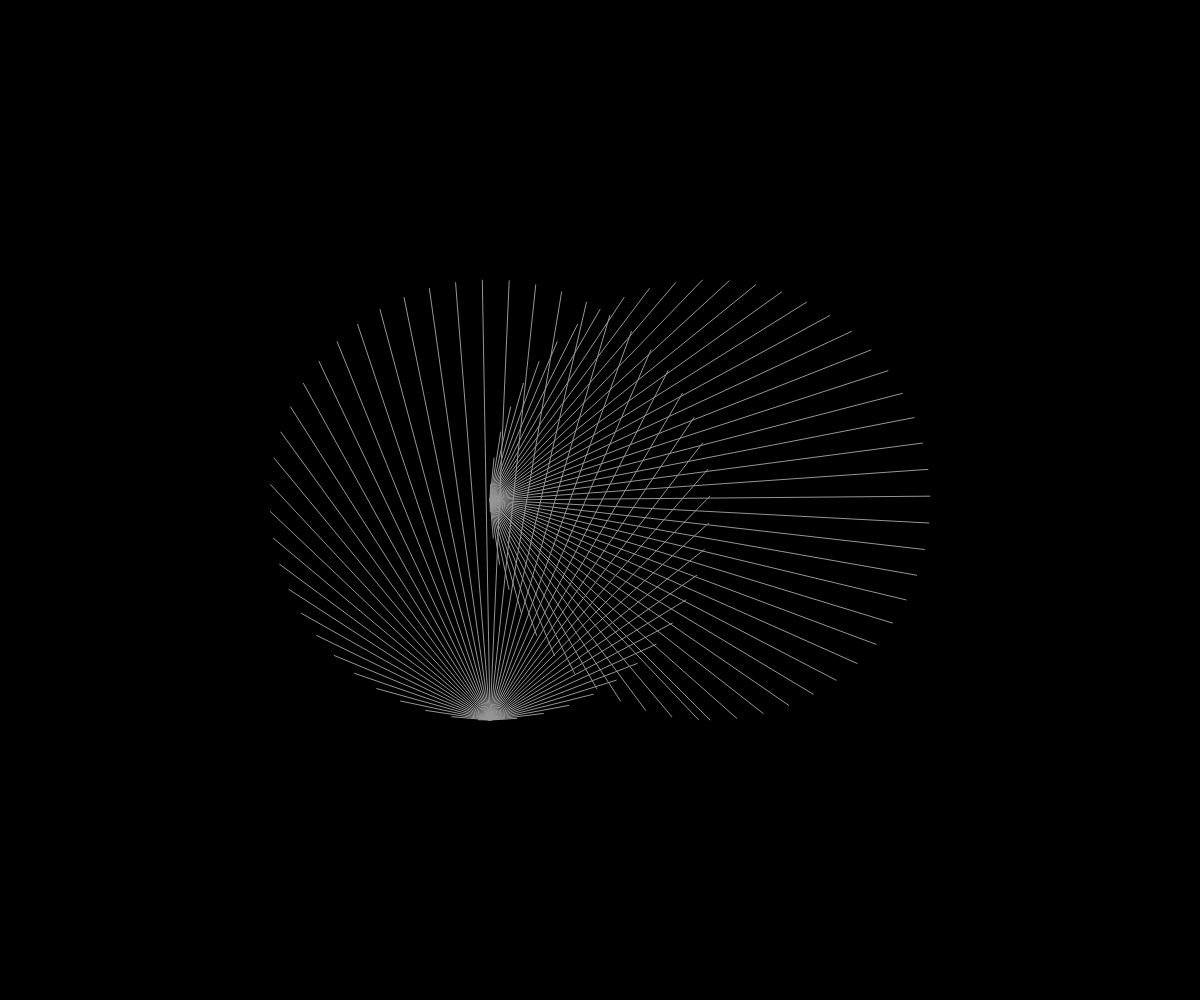
Frame 1 (no input)
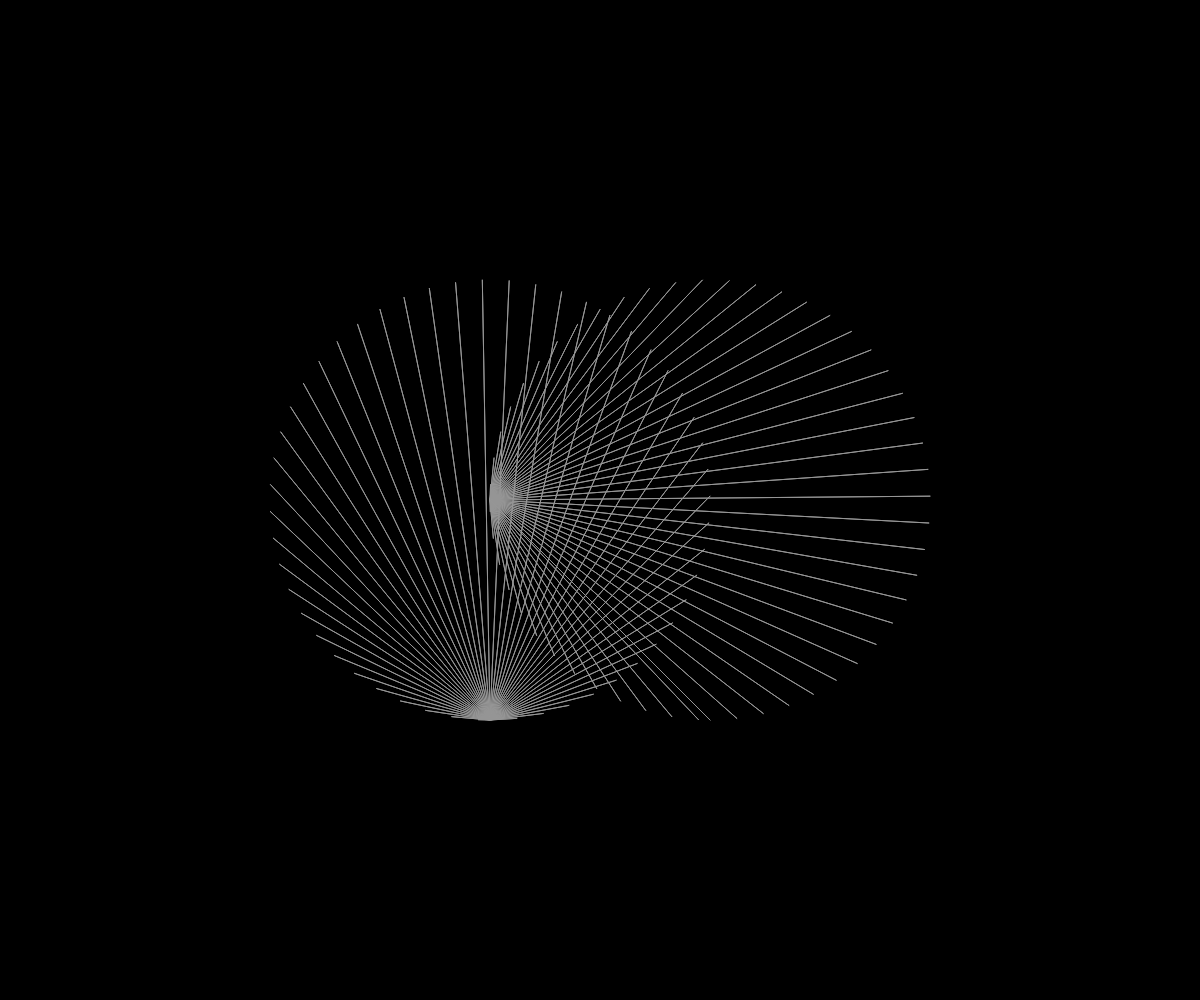
Frame 2 (the mouse pressed at the canvas centre, redrawn once)

The p5.js sketch that drew these frames (run headless with seeded random() and noise() and a simulated clock; the mouse was pressed at the canvas centre and the sketch redrawn once):

// p5.js sketch
// ── sketch.js
//recreate "Binocular interference" from Geometric daily
//geometrydaily.tumblr.com/post/44861153655/392-binocular-interference-a-new-minimal


var circleSize = 220;
var step = 7;

function setup() {
  createCanvas(windowWidth,windowHeight); 
  background(0);  
  noLoop(); 
  strokeWeight(1);
  stroke(150);
} 

function draw(){
  translate(width/2 - circleSize/2, height/2);
  for(var i = 0; i < 360; i+= step){
    let x = sin(radians(i));
    let y = cos(radians(i));

    line(x*circleSize, y*circleSize, 0, circleSize);
    
  }

  translate(circleSize, 0);
  for(var i = 0; i < 360; i+= step){
    let x = sin(radians(i));
    let y = cos(radians(i));

    line(x*circleSize, y*circleSize, -circleSize, 0);   
  }
}
